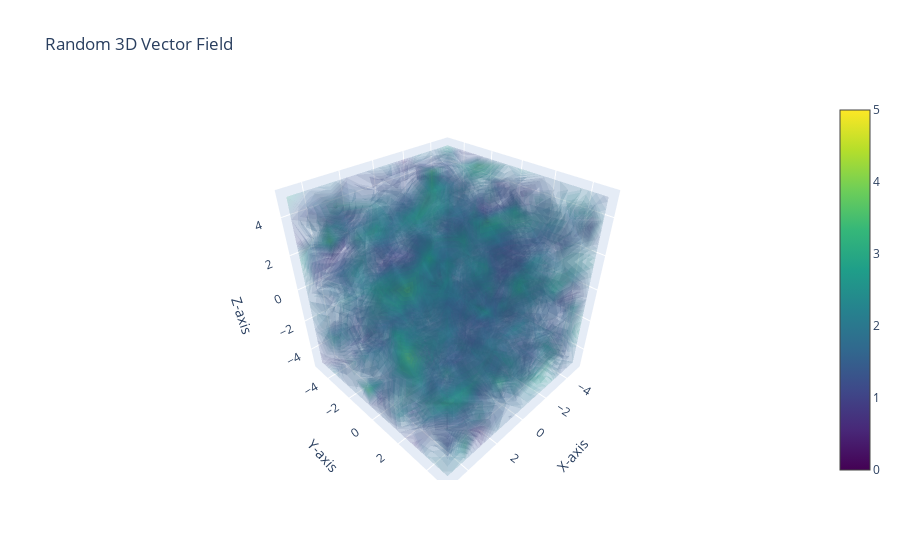

Notebook cell for this chart:
### Code cell
# Heatmap of the random 3d vector field
n = 10  # Number of points in each axis
x = np.linspace(-5, 5, n)
y = np.linspace(-5, 5, n)
z = np.linspace(-5, 5, n)

# Create a 3D meshgrid
X, Y, Z = np.meshgrid(x, y, z)

# Define the random vector field in 3D
U = np.random.randn(n, n, n)  # Random x-component of the vector field
V = np.random.randn(n, n, n)  # Random y-component of the vector field
W = np.random.randn(n, n, n)  # Random z-component of the vector

# Calculate the magnitude of the vectors
magnitude = np.sqrt(U**2 + V**2 + W**2)

# Create a 3D heatmap
fig = go.Figure(data=go.Volume(
    x=X.flatten(),
    y=Y.flatten(),
    z=Z.flatten(),
    value=magnitude.flatten(),
    isomin=0,
    isomax=5,
    opacity=0.1,  # Transparency
    surface_count=21,  # Number of isosurfaces
    colorscale='Viridis'
))

# Customize layout
fig.update_layout(
    scene=dict(
        xaxis_title='X-axis',
        yaxis_title='Y-axis',
        zaxis_title='Z-axis'
    ),
    title="Random 3D Vector Field"
)

# Show interactive plot
fig.show()

### Figure 1 — Plotly figure (JSON) as saved in the notebook; plotly's stock layout.template omitted (floating-point values rounded to 4 significant figures; data arrays with more than 128 entries replaced by an {"elided": "..."} marker saying what was removed)
{"data": [{"colorscale": [[0, "#440154"], [0.1111, "#482878"], [0.2222, "#3e4989"], [0.3333, "#31688e"], [0.4444, "#26828e"], [0.5556, "#1f9e89"], [0.6667, "#35b779"], [0.7778, "#6ece58"], [0.8889, "#b5de2b"], [1, "#fde725"]], "isomax": 5, "isomin": 0, "opacity": 0.1, "surface": {"count": 21}, "type": "volume", "value": {"elided": "1000 float values"}, "x": {"elided": "1000 float values"}, "y": {"elided": "1000 float values"}, "z": {"elided": "1000 float values"}}], "layout": {"scene": {"xaxis": {"title": {"text": "X-axis"}}, "yaxis": {"title": {"text": "Y-axis"}}, "zaxis": {"title": {"text": "Z-axis"}}}, "title": {"text": "Random 3D Vector Field"}}}
